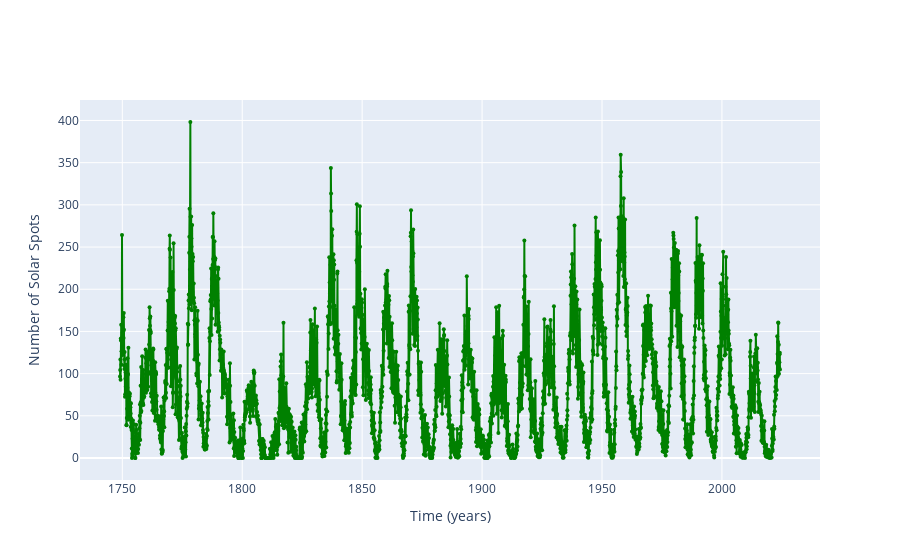

The notebook cell saved with this chart:
### Markdown cell above
# Lo mismo pero usando Plotly

### Code cell
import plotly

import plotly.graph_objects as go
import plotly.offline as pyo
from plotly.offline import init_notebook_mode
 
init_notebook_mode(connected=True)
import numpy as np

fig = go.Figure(data=go.Scatter(x=df.iloc[:, 2], y=df.iloc[:, 3], mode='lines+markers',marker=dict(color='green',symbol='circle', size=4,)))
fig.update_layout(xaxis_title="Time (years)",yaxis_title="Number of Solar Spots")
#fig.show(renderer="colab")
fig.show()

### Figure 1 — Plotly figure (JSON) as saved in the notebook; plotly's stock layout.template omitted (floating-point values rounded to 4 significant figures; data arrays with more than 128 entries replaced by an {"elided": "..."} marker saying what was removed)
{"data": [{"marker": {"color": "green", "size": 4, "symbol": "circle"}, "mode": "lines+markers", "type": "scatter", "x": {"elided": "3303 float values"}, "y": {"elided": "3303 float values"}}], "layout": {"autosize": true, "xaxis": {"autorange": true, "range": [1733.0, 2041.0], "title": {"text": "Time (years)"}, "type": "linear"}, "yaxis": {"autorange": true, "range": [-30.63, 428.8], "title": {"text": "Number of Solar Spots"}, "type": "linear"}}}
